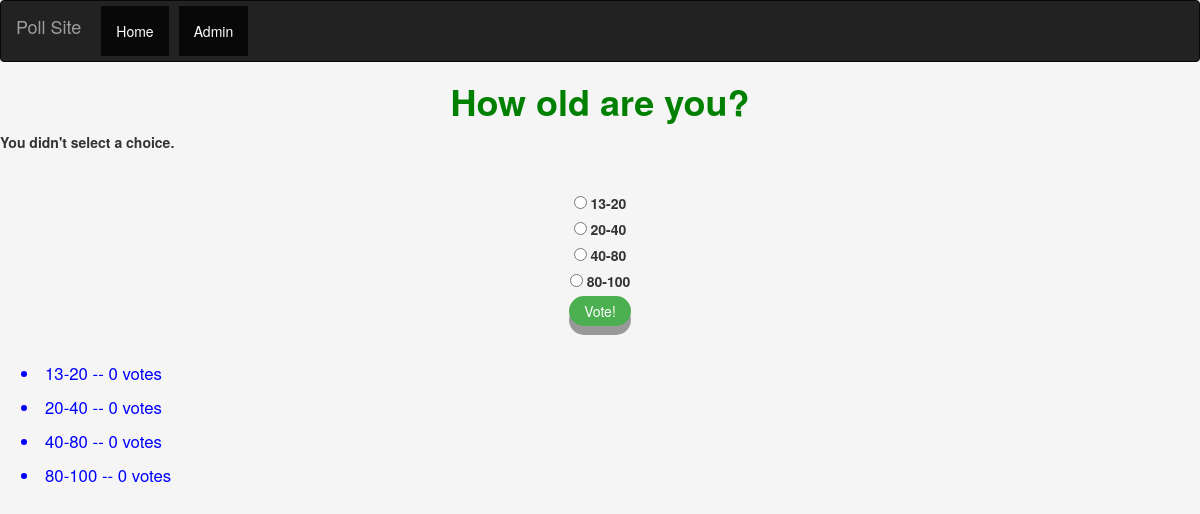
The page /2/vote/ on the database its author committed.
### polls/models.py (models this page shows, shortened)
class Question(models.Model):
    question_text = models.CharField(max_length=500)
    published_date = models.DateTimeField('Date Published')
    def was_published_recently(self):
        now = timezone.now()
        return now - datetime.timedelta(days=1) <= self.published_date <= now
    was_published_recently.admin_order_field = 'published_date'
    was_published_recently.boolean = True
    was_published_recently.short_description = 'Published recently?'

class Choice(models.Model):
    question = models.ForeignKey(Question, on_delete=models.CASCADE)
    choice_text = models.CharField(max_length=450)
    votes = models.IntegerField(default=0)

### polls/views.py (the view)
# urls.py: path('<int:question_id>/vote/', views.vote, name='vote'),
def vote(request, question_id):
    question = get_object_or_404(Question, pk=question_id)
    try:
        selected_choice = question.choice_set.get(pk=request.POST['choice'])
    except (KeyError, Choice.DoesNotExist):
        return render(request, 'polls/detail.html', {
            'question': question,
            'error_message': "You didn't select a choice.",
        })
    else:
        selected_choice.votes += 1
        selected_choice.save()
        return HttpResponseRedirect(reverse('polls:results', args=(question.id,)))
    return HttpResponse('You\'ve voted for question %s.' % question_id)

### polls/templates/polls/detail.html (shortened to what this page needs)
{% load static %}
<!DOCTYPE html>
<html lang="en">
<head>
     <link rel="stylesheet" href="https://maxcdn.bootstrapcdn.com/bootstrap/3.4.1/css/bootstrap.min.css">
    <link  rel="stylesheet" type="text/css" href="{% static 'polls/css/style0.css' %}" >
</head>
<body>
<nav class="navbar navbar-inverse">
  <div class="container-fluid">
    <div class="navbar-header">
      <a class="navbar-brand" href="/">Poll Site</a>
    </div>
    <ul class="nav navbar-nav">
      <li class="active"><a href="/">Home</a></li>
      <li class="active"><a href="../../admin">Admin</a></li>
    </ul>
  </div>
</nav>
<h1>{{ question.question_text }}</h1>
{% if error_message %}<p><strong>{{ error_message }}</strong></p>{% endif %}
<div class="options">
<form action="{%  url 'polls:vote' question.id %}" method="post">
{% for choice in question.choice_set.all %}
    <input type="radio" name="choice" id="choice{{ forloop.counter }}" value="{{ choice.id }}">
    <label for="choice{{ forloop.counter }}">{{ choice.choice_text }}</label>
<br>
    {% endfor %}
<input class='button' type="submit" value="Vote!">
</form>
</div>
<ul class="voted">
{% for choice in question.choice_set.all %}
    <li>{{ choice.choice_text }} -- {{ choice.votes }} vote{{ choice.votes|pluralize }}</li>
{% endfor %}
</ul>
</body>
</html>

### polls/static/polls/css/style0.css (style rules this page uses)
h1 { text-align: center; font-weight: bold; color: green; }
body { background-color: whitesmoke; }
.options { text-align: center; padding: 30px; }
.voted { font-size: 120%; color: blue; }
li { padding: 5px; }
.button { padding: 5px 15px; font-size: 14px; text-align: center; cursor: pointer; color: #fff; background-color: #4CAF50; border: none; border-radius: 15px; box-shadow: 0 9px #999; }
a:link { color:blue; }

### rows shown on the page
Question: question_text "How old are you?"
Choice: choice_text "13-20", votes "0"
Choice: choice_text "20-40", votes "0"
Choice: choice_text "40-80", votes "0"
Choice: choice_text "80-100", votes "0"

### other values the page prints
{{ error_message }} "You didn't select a choice."
